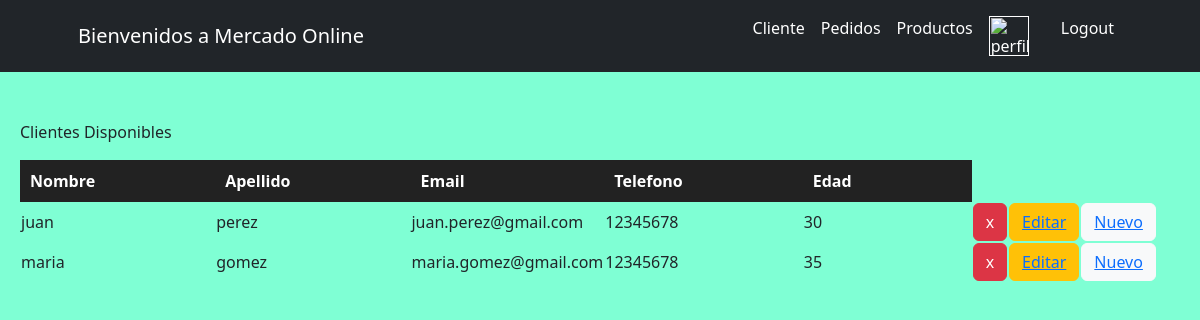
/MercadoApp/cliente/, run on an earlier commit of the app's database.
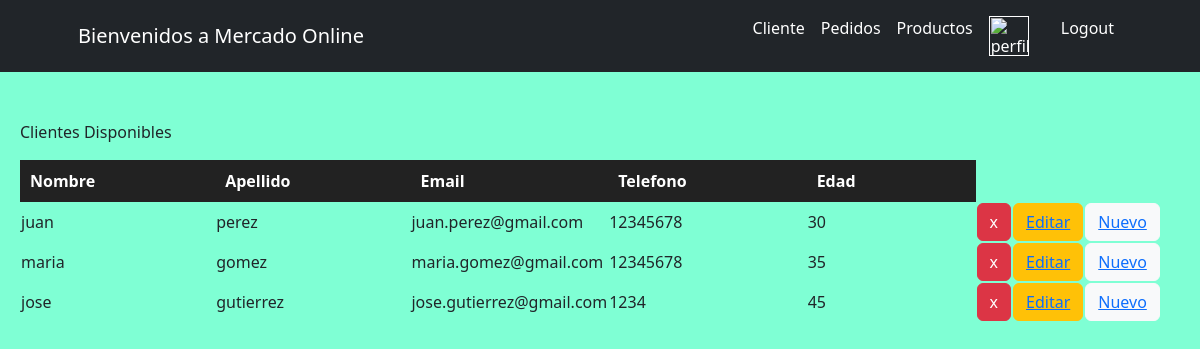
And on a later commit of the database.
### MercadoApp/models.py (models this page shows, shortened)
class Cliente(models.Model):
    nombre = models.CharField(max_length=30)
    apellido = models.CharField(max_length=30)
    email = models.EmailField()
    telefono = models.IntegerField()
    edad = models.IntegerField()

### MercadoApp/views.py (the view)
# urls.py: path("cliente/", cliente, name="Cliente"),
def cliente(request):
    avatar = getavatar(request)
    Clientes = Cliente.objects.all() #pido toda la informacion que tenga Cliente alojada en su base de datos
    return render(request, "MercadoApp/Cliente.html", {"Clientes":Clientes, "avatar":avatar}) #genera una lista con los datos de todos los clientes, y que podemos usar luego en el template Clientes

### MercadoApp/views.py (called while the page is built)
def getavatar(request):
    avatar = Avatar.objects.filter(user=request.user.id) #filter, va a buscar algo especifico, va a traer el avatar que le pertenece a ese usuario
    try:
        avatar= avatar[0].image.url # y lo trae como imagen y lo guarda en una variable
    except:
        avatar = None
    return avatar

### MercadoApp/templates/MercadoApp/Cliente.html (shortened to what this page needs)
<div>
    {% extends "MercadoApp/inicio.html" %}
    {% load static %}
        {% block contenidoQueCambia %}
            <div class="formClienteFormulario">
            <p>Clientes Disponibles</p>
            <table id="tableInfoClientes">
                <tr id="tituloTablaClientes">
                    <th>Nombre</th>
                    <th>Apellido</th>
                    <th>Email</th>
                    <th>Telefono</th>
                    <th>Edad</th>
                </tr>
                <tr>
                    {% for cliente in Clientes %}
                        <tr>
                            <td>{{cliente.nombre}}</td>
                            <td>{{cliente.apellido}}</td>
                            <td>{{cliente.email}}</td>
                            <td>{{cliente.telefono}}</td>
                            <td>{{cliente.edad}}</td>
                            <td><button class="btn btn-danger btnEliminar"><a href="{% url 'eliminarCliente' cliente.nombre %}" >x</a></button></td>
                            <td><button class="btn btn-warning btnEditar"><a href="{% url 'editarCliente' cliente.nombre %}" >Editar</a></button></td>
                            <td><button class="btn btn-light btnNuevoCliente"><a href="{% url 'clienteFormulario' %}" >Nuevo</a></button></td>
                        </tr>
                    {% endfor%}
                </tr>
            </table>
            </div>
        {% endblock %}

What changed in the data, as far as the page shows it:
added Cliente: nombre "jose", apellido "gutierrez", email "jose.gutierrez@gmail.com", telefono "1234", edad "45"
